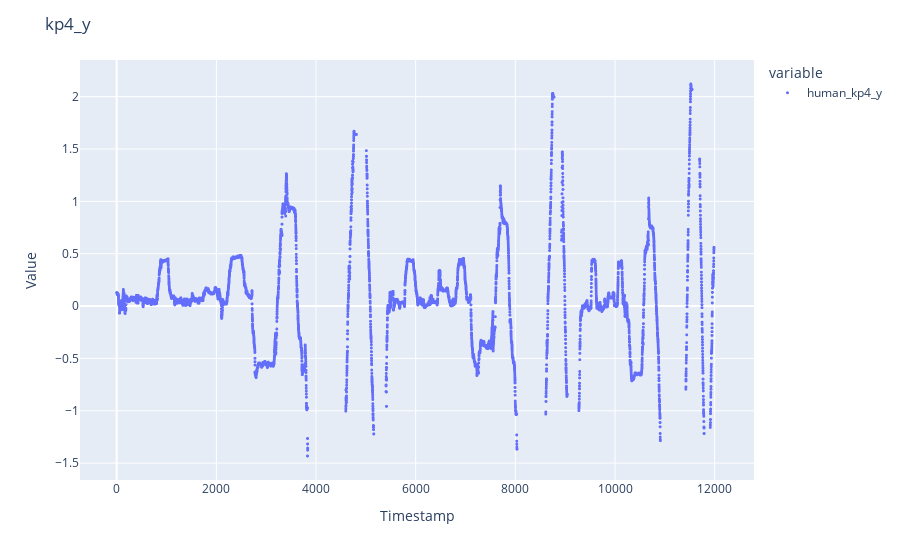

The cell this chart's notebook holds for it:
### Code cell
import plotly.express as px

example_data = measurement_data['sub_7']

fig = px.scatter(example_data, x=example_data.index, y=['human_kp4_y'])

fig.update_traces(marker=dict(size=3))
fig.update_layout(title='kp4_y', xaxis_title='Timestamp', yaxis_title='Value')
fig.update_xaxes(tickformat='%H:%M:%S')

fig.show()

### Figure 1 — Plotly figure (JSON) as saved in the notebook; plotly's stock layout.template omitted (floating-point values rounded to 4 significant figures; data arrays with more than 128 entries replaced by an {"elided": "..."} marker saying what was removed)
{"data": [{"hovertemplate": "variable=human_kp4_y<br>index=%{x}<br>value=%{y}<extra></extra>", "legendgroup": "human_kp4_y", "marker": {"color": "#636efa", "size": 3, "symbol": "circle"}, "mode": "markers", "name": "human_kp4_y", "showlegend": true, "type": "scattergl", "x": {"elided": "12054 int values"}, "xaxis": "x", "y": {"elided": "12054 float values"}, "yaxis": "y"}], "layout": {"legend": {"title": {"text": "variable"}, "tracegroupgap": 0}, "margin": {"t": 60}, "title": {"text": "kp4_y"}, "xaxis": {"anchor": "y", "domain": [0, 1], "tickformat": "%H:%M:%S", "title": {"text": "Timestamp"}}, "yaxis": {"anchor": "x", "domain": [0, 1], "title": {"text": "Value"}}}}
